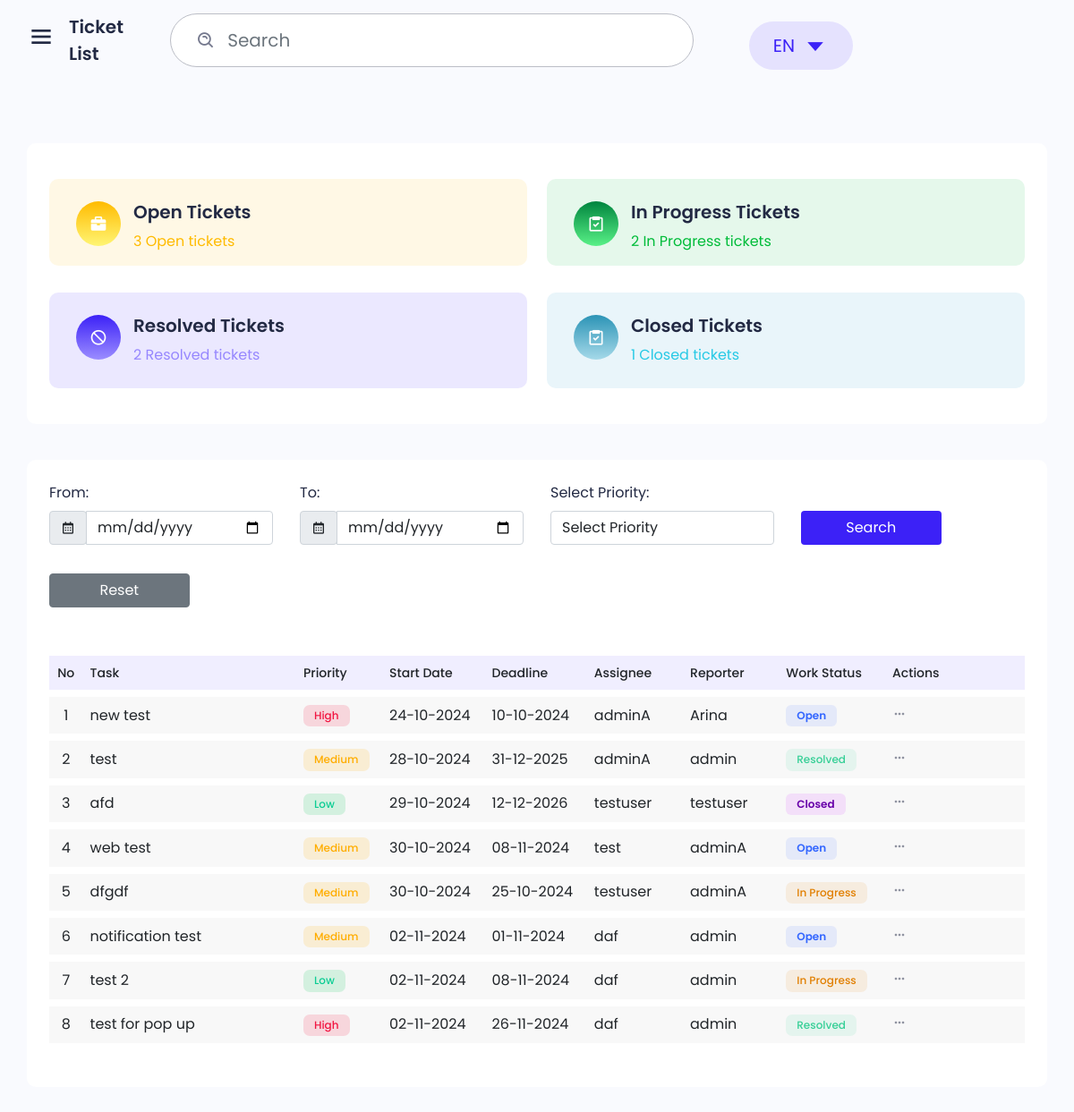
Page /api/ on the committed database.
### tickets/models.py (models this page shows)
class Ticket(models.Model):
    title = models.CharField(max_length=255)
    description = models.TextField()
    priority = models.CharField(max_length=50, choices=[('Low', 'Low'), ('Medium', 'Medium'), ('High', 'High'), ('Critical', 'Critical')])
    status = models.CharField(max_length=50, choices=[('Open', 'Open'), ('In Progress', 'In Progress'), ('Resolved', 'Resolved'), ('Closed', 'Closed')])
    assignee = models.ForeignKey(User, related_name='assigned_tickets', on_delete=models.SET_NULL, null=True)
    reporter = models.ForeignKey(User, related_name='reported_tickets', on_delete=models.SET_NULL, null=True)
    due_date = models.DateField()
    created_at = models.DateTimeField(auto_now_add=True)
    updated_at = models.DateTimeField(auto_now=True)

### tickets/views.py (the view)
# urls.py: path('', ticket_list, name='ticket_list'),
def ticket_list(request):
    tickets = Ticket.objects.all()
    from_date = request.GET.get('from_date')
    to_date = request.GET.get('to_date')
    priority = request.GET.get('priority')
    if from_date:
        try:
            from_date_parsed = datetime.strptime(from_date, "%Y-%m-%d").date()
            tickets = tickets.filter(created_at__date__gte=from_date_parsed)
        except ValueError:
            print(f"Invalid from_date format: {from_date}")
    if to_date:
        try:
            to_date_parsed = datetime.strptime(to_date, "%Y-%m-%d").date()
            tickets = tickets.filter(created_at__date__lte=to_date_parsed)
        except ValueError:
            print(f"Invalid to_date format: {to_date}")
    if priority and priority in ["High", "Medium", "Low", "Critical"]:
        tickets = tickets.filter(priority=priority)
    open_count = Ticket.objects.filter(status="Open").count()
    in_progress_count = Ticket.objects.filter(status="In Progress").count()
    resolved_count = Ticket.objects.filter(status="Resolved").count()
    closed_count = Ticket.objects.filter(status="Closed").count()
    return render(request, 'tickets/ticket_list.html', {
        'tickets': tickets,
        'open_count': open_count,
        'in_progress_count': in_progress_count,
        'resolved_count': resolved_count,
        'closed_count': closed_count
    })

### tickets/templates/tickets/ticket_list.html (shortened to what this page needs)
{% extends "layout.html" %}
{% block content %}
{% block maintitle %}
<div class="main-title">
    Ticket List
</div>
{% endblock maintitle %}
<div class="main">
    <div class="main-content ticket">
        <div class="row">
            <div class="col-12">
                <div class="box card-box">
                    <div class="icon-box bg-color-1">
                        <div class="icon bg-icon-1">
                            <i class="bx bxs-briefcase"></i>
                        </div>
                        <div class="content">
                            <h5 class="title-box">Open Tickets</h5>
                            <p class="color-1 mb-0 pt-4">{{ open_count }} Open tickets</p>
                        </div>
                    </div>
                    <div class="icon-box bg-color-2">
                        <div class="icon bg-icon-2">
                            <i class="bx bx-task"></i>
                        </div>
                        <div class="content">
                            <h5 class="title-box">In Progress Tickets</h5>
                            <p class="color-2 mb-0 pt-4">{{ in_progress_count }} In Progress tickets</p>
                        </div>
                    </div>
                    <div class="icon-box bg-color-3">
                        <div class="icon bg-icon-3">
                            <i class="bx bx-block"></i>
                        </div>
                        <div class="content">
                            <h5 class="title-box">Resolved Tickets</h5>
                            <p class="color-3 mb-0 pt-4">{{ resolved_count }} Resolved tickets</p>
                        </div>
                    </div>
                    <div class="icon-box bg-color-4">
                        <div class="icon bg-icon-4">
                            <i class="bx bx-task color-white"></i>
                        </div>
                        <div class="content">
                            <h5 class="title-box">Closed Tickets</h5>
                            <p class="color-4 mb-0 pt-4">{{ closed_count }} Closed tickets</p>
                        </div>
                    </div>
                </div>
            </div>
        </div>
        <div class="row">
            <div class="col-12 col-xl-12">
                <div class="box">
                    <div class="box-body pb-30">
                        <form method="get" action="" id="filterForm">
                            <div class="row align-items-center">
                                <div class="col-md-3 col-lg-3 mb-0">
                                    <div class="form-group">
                                        <label class="form-label">From:</label>
                                        <div class="input-group">
                                            <div class="input-group-prepend">
                                                <div class="input-group-text"><i class='bx bx-calendar'></i></div>
                                            </div>
                                            <input name="from_date" class="form-control fc-datepicker" placeholder="YYYY-MM-DD" type="date">
                                        </div>
                                    </div>
                                </div>
                                <div class="col-md-3 col-lg-3 mb-0">
                                    <div class="form-group">
                                        <label class="form-label">To:</label>
                                        <div class="input-group">
                                            <div class="input-group-prepend">
                                                <div class="input-group-text"><i class='bx bx-calendar'></i></div>
                                            </div>
                                            <input name="to_date" class="form-control fc-datepicker" placeholder="YYYY-MM-DD" type="date">
                                        </div>
                                    </div>
                                </div>
                                <div class="col-md-3 col-lg-3 mb-0">
                                    <div class="form-group">
                                        <label class="form-label">Select Priority:</label>
                                        <select name="priority" class="form-control custom-select select2">
                                            <option value="">Select Priority</option>
                                        </select>
                                    </div>
                                </div>
                                <div class="col-md-2 col-lg-2 mb-0">
                                    <div class="form-group mt-32">
                                        <button type="submit" class="btn bg-primary btn-block color-white">Search</button>
                                    </div>
                                </div>
                                <div class="col-md-2 col-lg-1 mb-0">
                                    <div class="form-group mt-32">
                                        <a href="{% url 'ticket_list' %}" class="btn btn-secondary btn-block">Reset</a>
                                    </div>
                                </div>
                            </div>
                        </form>
                    </div>
                    <div class="box-body">
                        <div class="table-responsive">
                            <table class="table table-vcenter text-nowrap table-bordered dataTable no-footer"
                                id="task-profile" role="grid">
                                <thead>
                                    <tr class="top">
                                        <th class="border-bottom-0 text-center sorting fs-14 font-w500"
                                            style="width: 26.6562px;">No</th>
                                        <th class="border-bottom-0 sorting fs-14 font-w500" style="width: 222.312px;">
                                            Task</th>
                                        <th class="border-bottom-0 sorting fs-14 font-w500" style="width: 84.8281px;">
                                            Priority</th>
                                        <th class="border-bottom-0 sorting fs-14 font-w500" style="width: 87.9844px;">
                                            Start Date</th>
                                        <th class="border-bottom-0 sorting fs-14 font-w500" style="width: 87.9844px;">
                                            Deadline</th>
                                        <th class="border-bottom-0 sorting fs-14 font-w500" style="width: 100.000px;">
                                            Assignee</th>
                                        <th class="border-bottom-0 sorting fs-14 font-w500" style="width: 100.000px;">
                                            Reporter</th>
                                        <th class="border-bottom-0 sorting fs-14 font-w500" style="width: 110.719px;">
                                            Work Status</th>
                                        <th class="border-bottom-0 sorting_disabled fs-14 font-w500"
                                            style="width: 145.391px;">Actions</th>
                                    </tr>
                                </thead>
                                <tbody>
                                    {% for ticket in tickets %}
                                    <tr class="{% cycle 'odd' 'even' %}">
                                        <td class="text-center">{{ forloop.counter }}</td>
                                        <td>
                                            <a href="javascript:void(0);" data-bs-toggle="modal"
                                                data-bs-target="#ticketDetailModal"
                                                onclick="showTicketDetails('{{ ticket.pk }}')">
                                                {{ ticket.title }}
                                            </a>
                                        </td>
                                        <td>
                                            <span
                                                class="badge {% if ticket.priority == 'High' %}badge-danger-light{% elif ticket.priority == 'Medium' %}badge-warning-light{% elif ticket.priority == 'Low' %}badge-success-light{% elif ticket.priority == 'Critical' %}badge-danger{% endif %}">
                                                {{ ticket.priority }}
                                            </span>
                                        </td>
                                        <td>{{ ticket.created_at|date:"d-m-Y" }}</td>
                                        <td>{{ ticket.due_date|date:"d-m-Y" }}</td>
                                        <td>
                                            {% if ticket.assignee %}
                                            {{ ticket.assignee.username }}
                                            {% else %}
                                            Unassigned
                                            {% endif %}
                                        </td>
                                        <td>{{ ticket.reporter.username }}</td>
                                        <td>
                                            <span
                                                class="badge {% if ticket.status == 'Open' %}badge-primary{% elif ticket.status == 'In Progress' %}badge-warning{% elif ticket.status == 'Resolved' %}badge-success{% elif ticket.status == 'Closed' %}badge-secondary{% endif %}">
                                                {{ ticket.status }}
                                            </span>
                                        </td>
                                        <td>
                                            <div class="dropdown">
                                                <a href="javascript:void(0);" class="btn-link" data-bs-toggle="dropdown"
                                                    aria-expanded="false">
                                                    <i class='bx bx-dots-horizontal-rounded'></i>
                                                </a>
                                            </div>
                                        </td>
                                    </tr>
                                    {% empty %}
                                    <tr>
                                        <td colspan="10" class="text-center">No tickets available.</td>
                                    </tr>
                                    {% endfor %}
                                </tbody>
                            </table>
                        </div>
                    </div>
                </div>
            </div>
        </div>
    </div>
</div>
{% endblock %}

### static/css/grid.css (style rules this page uses)
.row { display: flex; flex-wrap: wrap; margin: 0 -15px; }
[class*="col-"] { padding: 0 15px; margin-bottom: 40px; }
.col-12 { width: 100%; }
@media only screen and (max-width: 1700px) { .col-xl-12 { width: 100%; } }
@media only screen and (max-width: 1280px) { .col-md-2 { width: 16.66%; } }
@media only screen and (max-width: 1280px) { .col-md-3 { width: 25%; } }

### static/css/responsive.css (style rules this page uses)
@media only screen and  (max-width: 1820px) { .box.card-box { flex-wrap: wrap; } }
@media only screen and  (max-width: 1820px) { .box.card-box .icon-box { width: 47%; margin: 15px 10px; padding-bottom: 15px; } }
@media only screen and  (max-width: 1820px) { .box.card-box .icon-box:nth-child(1) { margin-left: 10px; } }
@media only screen and  (max-width: 1820px) { .box.card-box .icon-box:nth-child(4) { margin-right: 10px; } }
@media only screen and (max-width: 1200px) { .box.card-box { flex-wrap: wrap; } }
@media only screen and (max-width: 1200px) { .box.card-box .icon-box { width: 49%; margin: 15px 0 !important; padding-bottom: 15px; } }
@media only screen and (max-width: 1200px) { .box.card-box .icon-box:nth-child(1) { margin-left: 10px; } }
@media only screen and (max-width: 1200px) { .box.card-box .icon-box:nth-child(4) { margin-right: 10px; } }
@media only screen and (max-width: 1200px) { .main-content { padding: 30px; } }
@media only screen and (max-width: 1200px) { .main-title { font-size: 20px; } }

### tickets/templates/tickets/ticket_list.html (style rules this page uses)
.bg-color-4 { background-color: #e9f5fa; }
.bg-icon-4 { background: #2c94b6; background: -moz-linear-gradient(top, #2c94b6 0%, #a5d9e9 100%); background: -webkit-linear-gradient(top, #2c94b6 0%, #a5d9e9 100%); background: linear-gradient(to bottom, #2c94b6 0%, #a5d9e9 100%); }
.badge-primary { background-color: rgba(51, 102, 255, 0.1); color: #3366ff; font-family: 'Poppins', sans-serif; font-size: 12px; font-weight: 600; padding: 5px 12px; border-radius: 6px; }
.badge-secondary { background-color: rgba(198, 7, 255, 0.1); color: #6800a9; font-family: 'Poppins', sans-serif; font-size: 12px; font-weight: 600; padding: 5px 12px; border-radius: 6px; }
.icon-box { transition: all 0.3s ease; }
.icon { transition: transform 0.6s ease; }

### rows in the picture
Ticket: title "new test", priority "High", created_at "24-10-2024", due_date "10-10-2024", assignee.username "adminA", reporter.username "Arina", status "Open"
Ticket: title "test", priority "Medium", created_at "28-10-2024", due_date "31-12-2025", assignee.username "adminA", reporter.username "admin", status "Resolved"
Ticket: title "afd", priority "Low", created_at "29-10-2024", due_date "12-12-2026", assignee.username "testuser", reporter.username "testuser", status "Closed"
Ticket: title "web test", priority "Medium", created_at "30-10-2024", due_date "08-11-2024", assignee.username "test", reporter.username "adminA", status "Open"
Ticket: title "dfgdf", priority "Medium", created_at "30-10-2024", due_date "25-10-2024", assignee.username "testuser", reporter.username "adminA", status "In Progress"
Ticket: title "notification test", priority "Medium", created_at "02-11-2024", due_date "01-11-2024", assignee.username "daf", reporter.username "admin", status "Open"
Ticket: title "test 2", priority "Low", created_at "02-11-2024", due_date "08-11-2024", assignee.username "daf", reporter.username "admin", status "In Progress"
Ticket: title "test for pop up", priority "High", created_at "02-11-2024", due_date "26-11-2024", assignee.username "daf", reporter.username "admin", status "Resolved"

### other values in the picture
{{ open_count }} "3"
{{ in_progress_count }} "2"
{{ resolved_count }} "2"
{{ closed_count }} "1"
